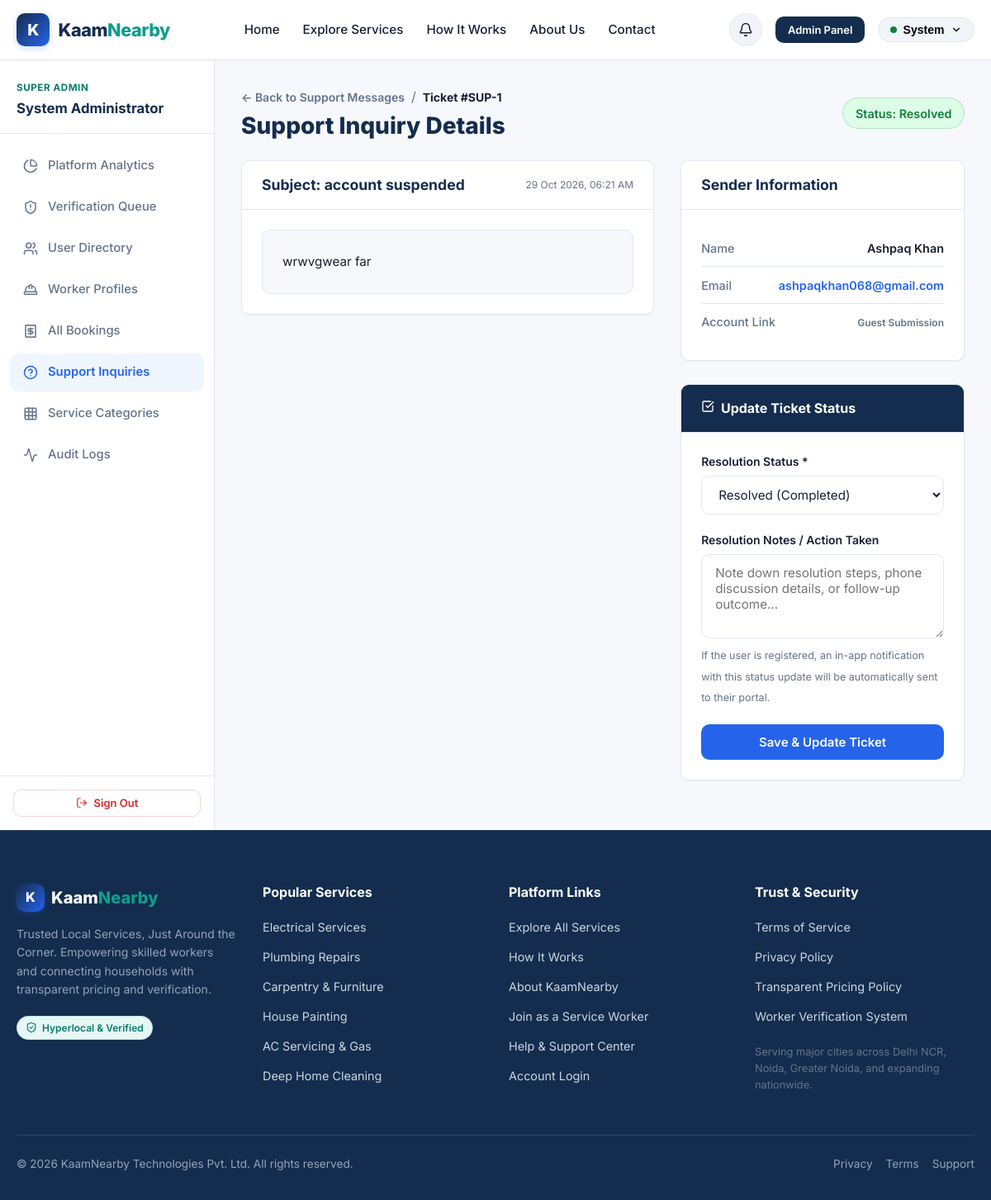
Page /admin/support/1 (signed in) on the committed database.
### tables this page shows
CREATE TABLE users (
    id INTEGER PRIMARY KEY AUTOINCREMENT,
    name TEXT NOT NULL,
    email TEXT UNIQUE NOT NULL,
    password_hash TEXT NOT NULL,
    role TEXT NOT NULL CHECK(role IN ('customer', 'worker', 'admin')),
    phone TEXT,
    city TEXT NOT NULL,
    is_active INTEGER DEFAULT 1,
    created_at TIMESTAMP DEFAULT CURRENT_TIMESTAMP
);

CREATE TABLE support_messages (
    id INTEGER PRIMARY KEY AUTOINCREMENT,
    user_id INTEGER REFERENCES users(id),
    name TEXT NOT NULL,
    email TEXT NOT NULL,
    subject TEXT,
    message TEXT NOT NULL,
    status TEXT DEFAULT 'open' CHECK(status IN ('open', 'in_progress', 'resolved', 'closed')),
    admin_notes TEXT,
    resolved_by INTEGER REFERENCES users(id),
    created_at TIMESTAMP DEFAULT CURRENT_TIMESTAMP,
    updated_at TIMESTAMP DEFAULT CURRENT_TIMESTAMP
);

### app.py (the view)
    @app.route('/admin/support/<int:msg_id>')
    @admin_required
    def admin_support_detail(msg_id):
        db = get_db()
        msg = db.execute("""
            SELECT s.*, u.name as registered_user_name, u.role as registered_user_role, u.phone as registered_user_phone,
                   ru.name as resolved_by_name
            FROM support_messages s
            LEFT JOIN users u ON s.user_id = u.id
            LEFT JOIN users ru ON s.resolved_by = ru.id
            WHERE s.id = ?
        """, (msg_id,)).fetchone()
        if not msg:
            abort(404, description="Support message not found.")
        return render_template('admin/support_detail.html', msg=msg)

### auth.py (called while the page is built)
def generate_csrf_token():
    if 'csrf_token' not in session:
        session['csrf_token'] = secrets.token_hex(32)
    return session['csrf_token']

def get_current_user():
    user_id = session.get('user_id')
    if not user_id:
        return None
    db = get_db()
    user = db.execute("SELECT * FROM users WHERE id = ? AND is_active = 1", (user_id,)).fetchone()
    if not user:
        session.clear()
        return None
    return dict(user)

def role_required(*allowed_roles):
    def decorator(view):
        @functools.wraps(view)
        def wrapped_view(**kwargs):
            if 'user_id' not in session:
                flash("Please log in to access this page.", "warning")
                return redirect(url_for('login', next=request.url))
            role = session.get('user_role')
            if role not in allowed_roles:
                flash("You do not have permission to view that resource.", "error")
                abort(403)
            return view(**kwargs)
        return wrapped_view
    return decorator

### database.py (called while the page is built)
def get_db():
    if 'db' not in g:
        db_path = current_app.config['DATABASE']
        os.makedirs(os.path.dirname(os.path.abspath(db_path)), exist_ok=True)
        g.db = sqlite3.connect(db_path)
        g.db.row_factory = sqlite3.Row
        g.db.execute("PRAGMA foreign_keys = ON;")
    return g.db

### templates/admin/support_detail.html (shortened to what this page needs)
{% extends 'base.html' %}
{% block content %}
<div class="dashboard-layout">
  {% include 'partials/sidebar.html' %}
  <div class="dashboard-content">
    <div class="flex items-center justify-between mb-6 flex-wrap gap-3">
      <div>
        <div class="flex items-center gap-2">
          <a href="{{ url_for('admin_support') }}" class="text-sm font-semibold text-muted">&larr; Back to Support Messages</a>
          <span class="text-muted">/</span>
          <span class="text-sm font-bold">Ticket #SUP-{{ msg.id }}</span>
        </div>
        <h1 class="dashboard-title mt-1">Support Inquiry Details</h1>
      </div>
      <div>
        {% if msg.status == 'open' %}
          <span class="badge badge-pending" style="font-size: 0.9rem; padding: 0.4rem 0.9rem;">Status: Open</span>
        {% elif msg.status == 'in_progress' %}
          <span class="badge badge-countered" style="font-size: 0.9rem; padding: 0.4rem 0.9rem;">Status: In Progress</span>
        {% elif msg.status == 'resolved' %}
          <span class="badge badge-completed" style="font-size: 0.9rem; padding: 0.4rem 0.9rem;">Status: Resolved</span>
        {% else %}
          <span class="badge badge-unavailable" style="font-size: 0.9rem; padding: 0.4rem 0.9rem;">Status: Closed</span>
        {% endif %}
      </div>
    </div>
    <div style="display: grid; grid-template-columns: 1.6fr 1.1fr; gap: 2rem; align-items: flex-start;">
      <div>
        <div class="card mb-6">
          <div class="card-header">
            <h3 class="card-title">Subject: {{ msg.subject or 'General Support Inquiry' }}</h3>
            <span class="text-xs text-muted">{{ msg.created_at|format_date }}</span>
          </div>
          <div class="card-body">
            <div style="background-color: var(--bg-main); border: 1px solid var(--border-color); border-radius: var(--radius-md); padding: 1.5rem; line-height: 1.8; font-size: 0.95rem; white-space: pre-wrap; color: var(--text-main);">{{ msg.message }}</div>
          </div>
        </div>
      </div>
      <div>
        <div class="card mb-6">
          <div class="card-header">
            <h3 class="card-title">Sender Information</h3>
          </div>
          <div class="card-body">
            <div class="booking-info-row">
              <span class="booking-info-label">Name</span>
              <span class="booking-info-val">{{ msg.name }}</span>
            </div>
            <div class="booking-info-row">
              <span class="booking-info-label">Email</span>
              <span class="booking-info-val">
                <a href="mailto:{{ msg.email }}">{{ msg.email }}</a>
              </span>
            </div>
            <div class="booking-info-row">
              <span class="booking-info-label">Account Link</span>
              <span class="booking-info-val">
                {% if msg.registered_user_name %}
                  <span class="badge" style="background:#EFF6FF; color:var(--primary-blue);">
                    {{ msg.registered_user_role|capitalize }} (#{{ msg.user_id }})
                  </span>
                {% else %}
                  <span class="text-xs text-muted">Guest Submission</span>
                {% endif %}
              </span>
            </div>
          </div>
        </div>
        <div class="card">
          <div class="card-header" style="background-color: var(--primary-navy); color: #FFFFFF;">
            <h3 class="card-title" style="color: #FFFFFF; font-size: 1rem;">
              <i data-lucide="check-square" style="width: 16px; height: 16px; display:inline; margin-right:4px;"></i> Update Ticket Status
            </h3>
          </div>
          <div class="card-body">
            <form action="{{ url_for('admin_support_update', msg_id=msg.id) }}" method="POST">
              <div class="form-group">
                <label for="status">Resolution Status *</label>
                <select id="status" name="status" class="form-control" required>
                  <option value="resolved" {{ 'selected' if msg.status == 'resolved' else '' }}>Resolved (Completed)</option>
                </select>
              </div>
              <div class="form-group">
                <label for="admin_notes">Resolution Notes / Action Taken</label>
                <textarea id="admin_notes" name="admin_notes" rows="4" class="form-control" placeholder="Note down resolution steps, phone discussion details, or follow-up outcome...">{{ msg.admin_notes or '' }}</textarea>
                <span class="help-text">If the user is registered, an in-app notification with this status update will be automatically sent to their portal.</span>
              </div>
              <button type="submit" class="btn btn-primary btn-block">
                Save & Update Ticket
              </button>
            </form>
          </div>
        </div>
      </div>
    </div>
  </div>
</div>
{% endblock %}

### templates/partials/navbar.html (shortened to what this page needs)
<nav class="navbar">
  <div class="container nav-container">
    <a href="{{ url_for('index') }}" class="brand-logo">
      <div class="brand-icon-box">K</div>
      <span>Kaam<span class="accent">Nearby</span></span>
    </a>
    <ul class="nav-links" id="navLinks">
      <li><a href="{{ url_for('index') }}" class="{{ 'active' if request.endpoint == 'index' else '' }}">Home</a></li>
      <li><a href="{{ url_for('services') }}" class="{{ 'active' if request.endpoint == 'services' else '' }}">Explore Services</a></li>
      <li><a href="{{ url_for('how_it_works') }}" class="{{ 'active' if request.endpoint == 'how_it_works' else '' }}">How It Works</a></li>
      <li><a href="{{ url_for('about') }}" class="{{ 'active' if request.endpoint == 'about' else '' }}">About Us</a></li>
      <li><a href="{{ url_for('contact') }}" class="{{ 'active' if request.endpoint == 'contact' else '' }}">Contact</a></li>
    </ul>
    <div class="nav-actions">
      {% if current_user %}
        <a href="{{ url_for('notifications') }}" class="notif-btn" title="Notifications">
          <i data-lucide="bell" style="width: 18px; height: 18px;"></i>
        </a>
        {% if current_user.role == 'customer' %}
          <a href="{{ url_for('customer_dashboard') }}" class="btn btn-outline-primary btn-sm">Dashboard</a>
        {% elif current_user.role == 'worker' %}
          <a href="{{ url_for('worker_dashboard') }}" class="btn btn-teal btn-sm">Worker Hub</a>
        {% elif current_user.role == 'admin' %}
          <a href="{{ url_for('admin_dashboard') }}" class="btn btn-navy btn-sm">Admin Panel</a>
        {% endif %}
        <div class="user-dropdown">
          <button class="dropdown-trigger" id="userDropdownTrigger" type="button">
            <span style="display:inline-block; width:8px; height:8px; border-radius:50%; background:var(--color-success);"></span>
            <span>{{ current_user.name.split(' ')[0] }}</span>
            <i data-lucide="chevron-down" style="width: 14px; height: 14px;"></i>
          </button>
        </div>
      {% else %}
        <a href="{{ url_for('login') }}" class="btn btn-outline btn-sm">Log In</a>
        <a href="{{ url_for('register') }}" class="btn btn-primary btn-sm">Get Started</a>
      {% endif %}
    </div>
  </div>
</nav>

### templates/partials/sidebar.html (shortened to what this page needs)
<aside class="sidebar">
  <div>
    <div class="sidebar-header">
      <div class="sidebar-user-role">
        {% if current_user.role == 'customer' %}
          Customer Portal
        {% elif current_user.role == 'worker' %}
          Worker Hub
        {% elif current_user.role == 'admin' %}
          Super Admin
        {% endif %}
      </div>
      <div class="sidebar-user-name">{{ current_user.name }}</div>
    </div>
    <ul class="sidebar-nav">
      {% if current_user.role == 'customer' %}
        <li>
          <a href="{{ url_for('customer_dashboard') }}" class="{{ 'active' if request.endpoint == 'customer_dashboard' else '' }}">
            <i data-lucide="layout-dashboard"></i> Overview
          </a>
        </li>
        <li>
          <a href="{{ url_for('services') }}">
            <i data-lucide="search"></i> Find Services
          </a>
        </li>
        <li>
          <a href="{{ url_for('customer_bookings') }}" class="{{ 'active' if request.endpoint in ('customer_bookings', 'customer_booking_detail') else '' }}">
            <i data-lucide="calendar"></i> My Bookings
          </a>
        </li>
        <li>
          <a href="{{ url_for('notifications') }}" class="{{ 'active' if request.endpoint == 'notifications' else '' }}">
            <i data-lucide="bell"></i> Notifications
            {% if unread_notifications_count > 0 %}
              <span class="badge badge-pending" style="margin-left:auto; font-size:0.7rem; padding:0.15rem 0.45rem;">{{ unread_notifications_count }}</span>
            {% endif %}
          </a>
        </li>
        <li>
          <a href="{{ url_for('customer_profile') }}" class="{{ 'active' if request.endpoint == 'customer_profile' else '' }}">
            <i data-lucide="user"></i> Profile Settings
          </a>
        </li>
      {% elif current_user.role == 'admin' %}
        <li>
          <a href="{{ url_for('admin_dashboard') }}" class="{{ 'active' if request.endpoint == 'admin_dashboard' else '' }}">
            <i data-lucide="pie-chart"></i> Platform Analytics
          </a>
        </li>
        <li>
          <a href="{{ url_for('admin_verifications') }}" class="{{ 'active' if request.endpoint == 'admin_verifications' else '' }}">
            <i data-lucide="shield-alert"></i> Verification Queue
          </a>
        </li>
        <li>
          <a href="{{ url_for('admin_users') }}" class="{{ 'active' if request.endpoint == 'admin_users' else '' }}">
            <i data-lucide="users"></i> User Directory
          </a>
        </li>
        <li>
          <a href="{{ url_for('admin_workers') }}" class="{{ 'active' if request.endpoint == 'admin_workers' else '' }}">
            <i data-lucide="hard-hat"></i> Worker Profiles
          </a>
        </li>
        <li>
          <a href="{{ url_for('admin_bookings') }}" class="{{ 'active' if request.endpoint in ('admin_bookings', 'admin_booking_detail') else '' }}">
            <i data-lucide="receipt"></i> All Bookings
          </a>
        </li>
        <li>
          <a href="{{ url_for('admin_support') }}" class="{{ 'active' if request.endpoint in ('admin_support', 'admin_support_detail') else '' }}">
            <i data-lucide="help-circle"></i> Support Inquiries
          </a>
        </li>
        <li>
          <a href="{{ url_for('admin_categories') }}" class="{{ 'active' if request.endpoint == 'admin_categories' else '' }}">
            <i data-lucide="grid"></i> Service Categories
          </a>
        </li>
        <li>
          <a href="{{ url_for('admin_audit_logs') }}" class="{{ 'active' if request.endpoint == 'admin_audit_logs' else '' }}">
            <i data-lucide="activity"></i> Audit Logs
          </a>
        </li>
      {% endif %}
    </ul>
  </div>
  <div class="sidebar-footer">
    <a href="{{ url_for('logout') }}" class="btn btn-outline btn-sm btn-block" style="color:var(--color-error); border-color:rgba(220,38,38,0.2);">
      <i data-lucide="log-out" style="width:14px; height:14px;"></i> Sign Out
    </a>
  </div>
</aside>

### static/css/dashboard.css (style rules this page uses)
.dashboard-layout { display: flex; min-height: calc(100vh - 72px); background-color: var(--bg-main); }
.sidebar { width: 260px; background-color: #FFFFFF; border-right: 1px solid var(--border-color); flex-shrink: 0; display: flex; flex-direction: column; justify-content: space-between; }
.sidebar-header { padding: 1.5rem 1.25rem 1rem; border-bottom: 1px solid var(--border-color); }
.sidebar-user-role { font-size: 0.725rem; font-weight: 700; text-transform: uppercase; color: var(--teal-accent-dark); letter-spacing: 0.05em; margin-bottom: 0.15rem; }
.sidebar-user-name { font-size: 1.05rem; font-weight: 700; color: var(--primary-navy); }
.sidebar-nav { list-style: none; padding: 1rem 0.75rem; }
.sidebar-nav li { margin-bottom: 0.25rem; }
.sidebar-nav a { display: flex; align-items: center; gap: 0.75rem; padding: 0.7rem 1rem; border-radius: var(--radius-md); color: var(--text-muted); font-size: 0.925rem; font-weight: 500; transition: var(--transition); }
.sidebar-nav a.active { background-color: #EFF6FF; color: var(--primary-blue); font-weight: 600; }
.sidebar-nav svg, .sidebar-nav i { width: 18px; height: 18px; stroke-width: 2; }
.sidebar-footer { padding: 1rem; border-top: 1px solid var(--border-color); }
.dashboard-content { flex: 1; padding: 2rem; max-width: 1300px; }
.dashboard-title { font-size: 1.75rem; font-weight: 800; color: var(--primary-navy); }
.card { background-color: #FFFFFF; border: 1px solid var(--border-color); border-radius: var(--radius-md); box-shadow: var(--shadow-sm); overflow: hidden; margin-bottom: 1.75rem; }
.card-header { padding: 1.15rem 1.5rem; border-bottom: 1px solid var(--border-color); display: flex; align-items: center; justify-content: space-between; background-color: #FFFFFF; }
.card-title { font-size: 1.1rem; font-weight: 700; color: var(--primary-navy); }
.card-body { padding: 1.5rem; }
.booking-info-row { display: flex; justify-content: space-between; padding: 0.65rem 0; border-bottom: 1px solid var(--border-color); font-size: 0.9rem; }
.booking-info-row:last-child { border-bottom: none; }
.booking-info-label { color: var(--text-muted); font-weight: 500; }
.booking-info-val { font-weight: 600; color: var(--text-main); text-align: right; }

### rows in the picture
users: name "System", name "System Administrator"
support_messages: id "1", subject "account suspended", created_at "29 Oct 2026, 06:21 AM", message "wrwvgwear far", name "Ashpaq Khan", email "ashpaqkhan068@gmail.com"
